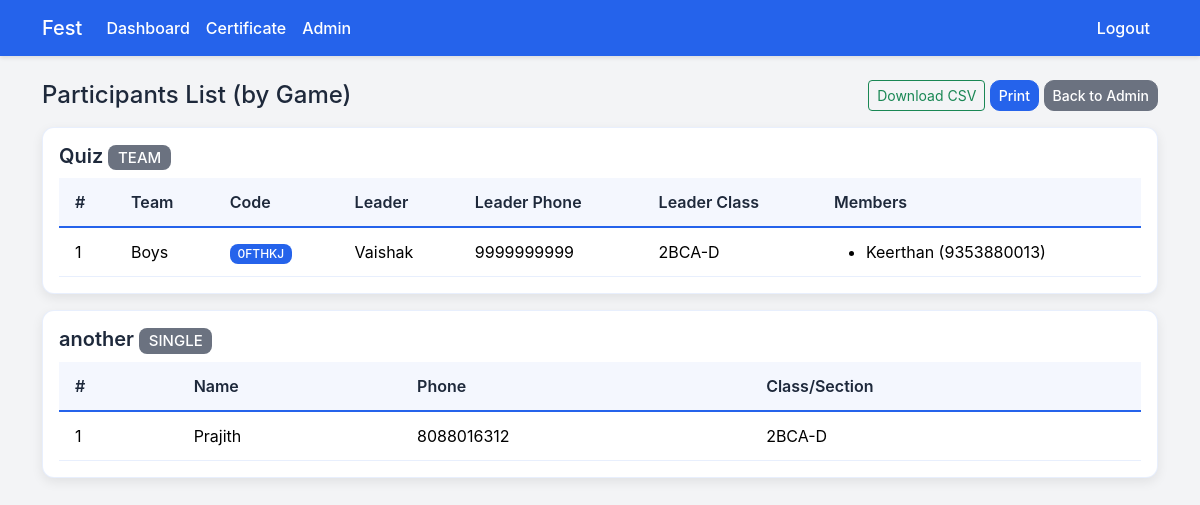
The page /admin/participants (signed in) on the database as committed earlier.
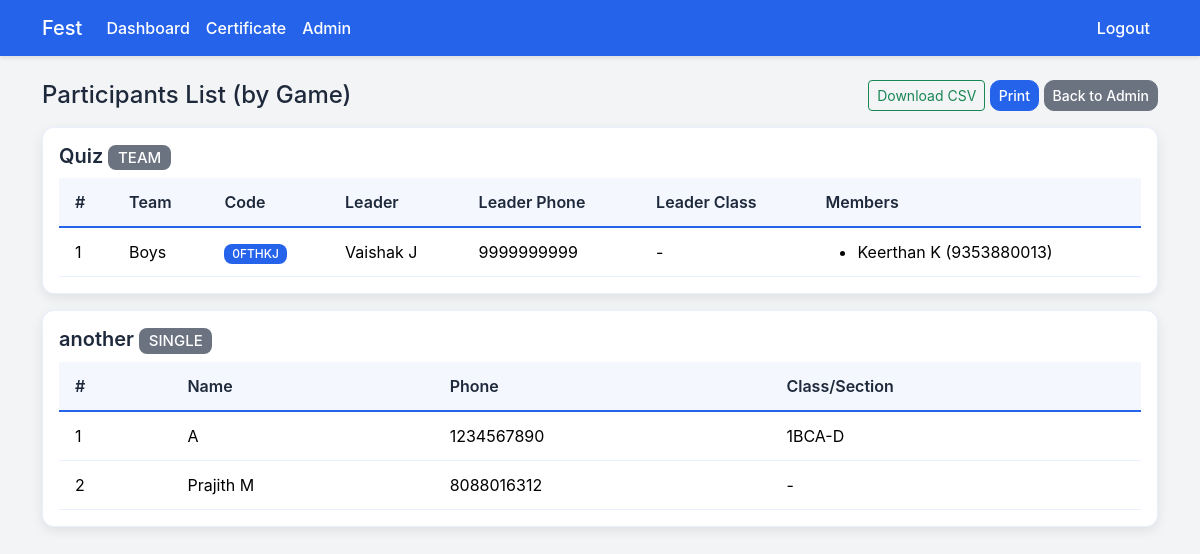
The same page on the database as committed later.
### tables this page shows
CREATE TABLE games (
                id INTEGER PRIMARY KEY AUTOINCREMENT,
                name TEXT NOT NULL,
                description TEXT,
                slots INTEGER NOT NULL,
                type TEXT NOT NULL CHECK(type IN ('single','team'))
            , team_size INTEGER);

CREATE TABLE users (
                id INTEGER PRIMARY KEY AUTOINCREMENT,
                phone TEXT UNIQUE NOT NULL,
                password TEXT NOT NULL,
                name TEXT NOT NULL,
                game_id INTEGER,
                team_id INTEGER,
                is_admin INTEGER NOT NULL DEFAULT 0
            , class_section TEXT);

CREATE TABLE teams (
                id INTEGER PRIMARY KEY AUTOINCREMENT,
                name TEXT NOT NULL,
                leader_user_id INTEGER NOT NULL,
                game_id INTEGER NOT NULL
            , team_code TEXT);

CREATE TABLE team_members (
                id INTEGER PRIMARY KEY AUTOINCREMENT,
                team_id INTEGER NOT NULL,
                user_id INTEGER NOT NULL
            );

### event_app/app.py (the view)
    @app.route('/admin/participants')
    def admin_participants_list():
        user = fetch_current_user()
        if not user or not user['is_admin']:
            flash('Admin access required.', 'danger')
            return redirect(url_for('login'))
        games = g.db.execute('SELECT * FROM games ORDER BY name').fetchall()
        per_game: Dict[int, Dict[str, Any]] = {}
        for gr in games:
            entry: Dict[str, Any] = {'game': gr}
            if gr['type'] == 'single':
                participants = g.db.execute(
                    'SELECT u.name, u.phone, u.class_section FROM users u WHERE u.game_id = ? AND (u.team_id IS NULL) ORDER BY u.name',
                    (gr['id'],),
                ).fetchall()
                entry['participants'] = participants
            else:
                teams = g.db.execute(
                    'SELECT t.id, t.name, t.team_code, u.name AS leader_name, u.phone AS leader_phone, u.class_section AS leader_class_section '
                    'FROM teams t JOIN users u ON u.id = t.leader_user_id WHERE t.game_id = ? ORDER BY t.name',
                    (gr['id'],),
                ).fetchall()
                team_ids = [t['id'] for t in teams]
                members_map: Dict[int, List[sqlite3.Row]] = {}
                if team_ids:
                    placeholder = '%s' if USING_POSTGRES else '?'
                    for team_id in team_ids:
                        rows = g.db.execute(
                            f'SELECT tm.team_id, u.name, u.phone, u.class_section FROM team_members tm JOIN users u ON u.id = tm.user_id '
                            f'WHERE tm.team_id = {placeholder} ORDER BY u.name',
                            (team_id,)
                        ).fetchall()
                        for r in rows:
                            members_map.setdefault(r['team_id'], []).append(r)
                entry['teams'] = teams
                entry['members_map'] = members_map
            per_game[gr['id']] = entry
        return render_template('participants_print.html', games=games, per_game=per_game)

### event_app/app.py (called while the page is built)
def get_db():
    if USING_POSTGRES:
        import psycopg2
        from psycopg2.extras import RealDictCursor
        url = urlparse(DATABASE_URL)
        dbname = url.path[1:]
        user = url.username
        password = url.password
        host = url.hostname
        port = url.port
        conn = psycopg2.connect(
            dbname=dbname,
            user=user,
            password=password,
            host=host,
            port=port,
            cursor_factory=RealDictCursor
        )
        conn.autocommit = True
        return conn
    else:
        conn = sqlite3.connect(DATABASE_PATH)
        conn.row_factory = sqlite3.Row
        return conn

def fetch_current_user() -> Optional[sqlite3.Row]:
    user_id = session.get('user_id')
    if not user_id:
        return None
    row = g.db.execute('SELECT * FROM users WHERE id = ?', (user_id,)).fetchone()
    return row

### event_app/templates/participants_print.html (shortened to what this page needs)
{% extends 'base.html' %}
{% block content %}
<div class="d-print-none d-flex justify-content-between align-items-center mb-3">
  <h4 class="mb-0">Participants List (by Game)</h4>
  <div>
    <a href="{{ url_for('admin_export') }}" class="btn btn-sm btn-outline-success">Download CSV</a>
    <button class="btn btn-sm btn-primary" onclick="window.print()">Print</button>
    <a href="{{ url_for('admin', tab='gamesctl') }}" class="btn btn-sm btn-secondary">Back to Admin</a>
  </div>
  </div>
{% for g in games %}
  <div class="card clear-box mb-3">
    <div class="card-body">
      <h5 class="card-title mb-2">{{ g.name }} <span class="badge bg-secondary text-uppercase">{{ g.type }}</span></h5>
      {% set entry = per_game.get(g.id) %}
      {% if g.type == 'single' %}
        {% set participants = entry.participants %}
        {% if participants|length == 0 %}
          <div class="text-muted">No participants.</div>
        {% else %}
          <div class="table-responsive">
            <table class="table table-sm align-middle mb-0">
              <thead><tr><th>#</th><th>Name</th><th>Phone</th><th>Class/Section</th></tr></thead>
              <tbody>
                {% for p in participants %}
                <tr>
                  <td>{{ loop.index }}</td>
                  <td>{{ p.name }}</td>
                  <td>{{ p.phone }}</td>
                  <td>{{ p.class_section or '-' }}</td>
                </tr>
                {% endfor %}
              </tbody>
            </table>
          </div>
        {% endif %}
      {% else %}
        {% set teams = entry.teams %}
        {% if teams|length == 0 %}
          <div class="text-muted">No teams.</div>
        {% else %}
          <div class="table-responsive">
            <table class="table table-sm align-middle mb-0">
              <thead><tr><th>#</th><th>Team</th><th>Code</th><th>Leader</th><th>Leader Phone</th><th>Leader Class</th><th>Members</th></tr></thead>
              <tbody>
                {% for t in teams %}
                <tr>
                  <td>{{ loop.index }}</td>
                  <td>{{ t.name }}</td>
                  <td><span class="badge bg-info">{{ t.team_code }}</span></td>
                  <td>{{ t.leader_name }}</td>
                  <td>{{ t.leader_phone }}</td>
                  <td>{{ t.leader_class_section or '-' }}</td>
                  <td style="min-width:220px;">
                    {% set members = entry.members_map.get(t.id, []) %}
                    {% if members|length == 0 %}
                      <span class="text-muted">-</span>
                    {% else %}
                      <ul class="mb-0">
                        {% for m in members %}
                        <li>{{ m.name }} ({{ m.phone }}){% if m.class_section %} - {{ m.class_section }}{% endif %}</li>
                        {% endfor %}
                      </ul>
                    {% endif %}
                  </td>
                </tr>
                {% endfor %}
              </tbody>
            </table>
          </div>
        {% endif %}
      {% endif %}
    </div>
  </div>
{% endfor %}
{% endblock %}

### event_app/templates/base.html (shortened to what this page needs)
<!doctype html>
<html lang="en">
  <head>
    <link href="https://cdn.jsdelivr.net/npm/bootstrap@5.3.3/dist/css/bootstrap.min.css" rel="stylesheet">
    <link href="https://cdnjs.cloudflare.com/ajax/libs/font-awesome/6.4.0/css/all.min.css" rel="stylesheet">
    <link href="{{ url_for('static', filename='css/style.css') }}" rel="stylesheet">
  </head>
  <body>
    <nav class="navbar navbar-expand-lg navbar-dark bg-dark mb-4">
      <div class="container">
        <a class="navbar-brand" href="{{ url_for('dashboard') }}">Fest</a>
        <div class="collapse navbar-collapse" id="navbarsExample">
          <ul class="navbar-nav me-auto mb-2 mb-lg-0">
            {% if session.get('user_id') %}
            <li class="nav-item"><a class="nav-link" href="{{ url_for('dashboard') }}">Dashboard</a></li>
            <li class="nav-item"><a class="nav-link" href="{{ url_for('certificate') }}">Certificate</a></li>
            {% endif %}
            {% if session.get('user_id') %}
              {% set user = g.get('db').execute('SELECT * FROM users WHERE id = ?', (session.get('user_id'),)).fetchone() %}
              {% if user and user['is_admin'] %}
              <li class="nav-item"><a class="nav-link" href="{{ url_for('admin') }}">Admin</a></li>
              {% endif %}
            {% endif %}
          </ul>
          <ul class="navbar-nav">
            {% if session.get('user_id') %}
            <li class="nav-item"><a class="nav-link" href="{{ url_for('logout') }}">Logout</a></li>
            {% else %}
            <li class="nav-item"><a class="nav-link" href="{{ url_for('login') }}">Sign in</a></li>
            {% endif %}
          </ul>
        </div>
      </div>
    </nav>
    <main class="container mb-5">
      {% block content %}{% endblock %}
    </main>
  </body>
  </html>

### event_app/static/css/style.css (style rules this page uses)
:root { --primary-blue: #2563EB; --primary-orange: #F97316; --light-gray: #F3F4F6; --dark-slate: #1E293B; --white: #FFFFFF; --success-green: #22C55E; --error-red: #EF4444; }
body { background: var(--light-gray); color: var(--dark-slate); font-family: -apple-system, BlinkMacSystemFont, 'Segoe UI', Roboto, sans-serif; }
.navbar { background-color: var(--primary-blue) !important; box-shadow: 0 2px 4px rgba(0,0,0,0.1); }
.navbar-brand, .navbar-nav .nav-link { color: var(--white) !important; font-weight: 500; }
.card { border: 0; box-shadow: 0 2px 8px rgba(0,0,0,0.08); border-radius: 12px; }
.card .card-title { font-weight: 600; color: var(--dark-slate); }
.clear-box { background: var(--white); border: 1px solid rgba(37, 99, 235, 0.1); border-radius: 12px; box-shadow: 0 2px 8px rgba(0,0,0,0.06); }
.btn-primary { background-color: var(--primary-blue); border-color: var(--primary-blue); border-radius: 10px; font-weight: 500; transition: all 0.2s ease; }
.btn-secondary { background-color: #6b7280; border-color: #6b7280; border-radius: 10px; font-weight: 500; }
.table > :not(caption) > * > * { padding: .75rem 1rem; border-color: rgba(37, 99, 235, 0.1); }
.table thead th { color: var(--dark-slate); font-weight: 600; background-color: rgba(37, 99, 235, 0.05); border-bottom: 2px solid var(--primary-blue); }
.badge { border-radius: 8px; font-weight: 500; }
.badge.bg-secondary { background-color: #6b7280 !important; }
.badge.bg-info { background-color: var(--primary-blue) !important; }
.clear-box { box-shadow: 0 4px 12px rgba(0,0,0,0.08); }

Rows that differ between the two databases and show on the page:
changed users "Boys": leader_name "Vaishak" → "Vaishak J"; class_section "2BCA-D" → "-"
changed through a linked row, team_members: name "Keerthan" → "Keerthan K"
added users: name "A", phone "1234567890", class_section "1BCA-D", shown under games "another"
changed users: name "Prajith" → "Prajith M"; class_section "2BCA-D" → "-"
